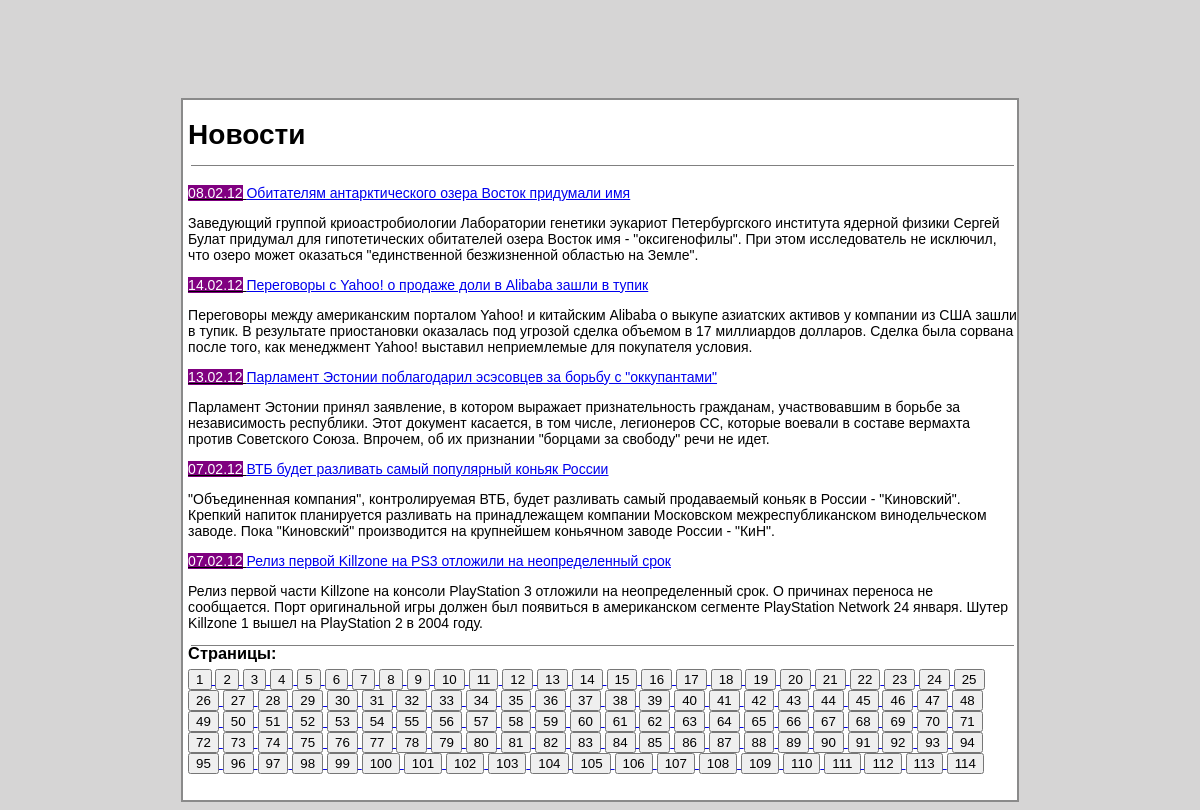
Page /index.php?page=3method=post on the committed database.
### tables this page shows
CREATE TABLE `news` (
  `id` int(11) unsigned NOT NULL AUTO_INCREMENT,
  `idate` int(11) unsigned NOT NULL DEFAULT '0',
  `title` varchar(250) NOT NULL DEFAULT '',
  `announce` text,
  `content` text,
  PRIMARY KEY (`id`),
  KEY `id` (`id`),
  KEY `idx_news_idate` (`idate`)
);

### main.php (the view, shortened to what this page needs)
<?php
include_once "mysqlConnect.php";
$sql = "SELECT * FROM news";
if($result = $news->query($sql)){
    if (isset($_GET['page'])){
        $page = $_GET['page'];
    }else {
        $page = 1;
    }
    $kol = 5;
    $art = ($page * $kol) - $kol;
    $res = mysqli_query($news,"SELECT COUNT(*) FROM news");
    $row = mysqli_fetch_row($res);
    $total = $row[0];
    $str_pag = ceil($total / $kol);
    $result = mysqli_query($news,"SELECT * FROM news LIMIT $art,$kol");
    $myrow = mysqli_fetch_array($result);
    do{
        echo "<u><a class =date>". date('d.m.y', $myrow['idate']) ."</a>". " " ."<a href=page.php?page=".$myrow['id'] .">". $myrow['title']. "</a></u>";
        echo "<p>".$myrow['announce']."</p>";
    } while ($myrow = mysqli_fetch_array($result));}
    echo "<hr size=1px width=99% color=grey>";
    echo "<h3 class =no_margin>"."Страницы: "."</h3>" . "</br>";
    for ($i = 1; $i <= $str_pag; $i++){
       if ($i == $page){
           echo "<a href=index.php?page=".$i. "method=post><input type=submit class =color_btn value=".$i."></form> ";
       } else echo "<a href=index.php?page=".$i. "method=post><input type=submit value=".$i."></form> ";
}
?>

### css/style.css (style rules this page uses)
body { background: rgb(214, 213, 213); color: #000; font-family: Arial, sans-serif; font-size: 14px; }
.no_margin { margin:0; padding:0; line-height:0; }
.date { background: purple; color: white; }

### rows in the picture
news: idate "08.02.12", title "Обитателям антарктического озера Восток придумали имя", announce "Заведующий группой криоастробиологии Лаборатории генетики эукариот Петербургского института ядерной физики Сергей Булат придумал для гипотетических обитателей озера Восток имя - \"оксигенофилы\". При этом исследователь не исключил, что озеро может оказаться \"единственной безжизненной областью на Земле\"."
news: idate "14.02.12", title "Переговоры с Yahoo! о продаже доли в Alibaba зашли в тупик", announce "Переговоры между американским порталом Yahoo! и китайским Alibaba о выкупе азиатских активов у компании из США зашли в тупик. В результате приостановки оказалась под угрозой сделка объемом в 17 миллиардов долларов. Сделка была сорвана после того, как менеджмент Yahoo! выставил неприемлемые для покупателя условия."
news: idate "13.02.12", title "Парламент Эстонии поблагодарил эсэсовцев за борьбу с \"оккупантами\"", announce "Парламент Эстонии принял заявление, в котором выражает признательность гражданам, участвовавшим в борьбе за независимость республики. Этот документ касается, в том числе, легионеров СС, которые воевали в составе вермахта против Советского Союза. Впрочем, об их признании \"борцами за свободу\" речи не идет."
news: idate "07.02.12", title "ВТБ будет разливать самый популярный коньяк России", announce "\"Объединенная компания\", контролируемая ВТБ, будет разливать самый продаваемый коньяк в России - \"Киновский\". Крепкий напиток планируется разливать на принадлежащем компании Московском межреспубликанском винодельческом заводе. Пока \"Киновский\" производится на крупнейшем коньячном заводе России - \"КиН\"."
news: idate "07.02.12", title "Релиз первой Killzone на PS3 отложили на неопределенный срок", announce "Релиз первой части Killzone на консоли PlayStation 3 отложили на неопределенный срок. О причинах переноса не сообщается. Порт оригинальной игры должен был появиться в американском сегменте PlayStation Network 24 января. Шутер Killzone 1 вышел на PlayStation 2 в 2004 году."
